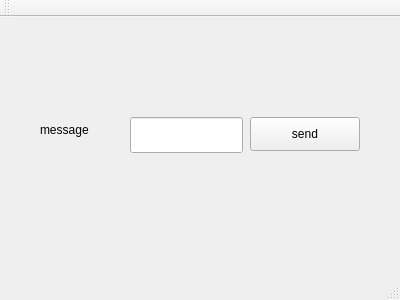
<?xml version="1.0" encoding="UTF-8"?>
<ui version="4.0">
 <class>MainWindow</class>
 <widget class="QMainWindow" name="MainWindow">
  <property name="geometry">
   <rect>
    <x>0</x>
    <y>0</y>
    <width>400</width>
    <height>300</height>
   </rect>
  </property>
  <property name="windowTitle">
   <string>MainWindow</string>
  </property>
  <widget class="QWidget" name="centralWidget">
   <widget class="QLabel" name="label">
    <property name="geometry">
     <rect>
      <x>40</x>
      <y>100</y>
      <width>77</width>
      <height>26</height>
     </rect>
    </property>
    <property name="text">
     <string>message</string>
    </property>
   </widget>
   <widget class="QPushButton" name="send">
    <property name="geometry">
     <rect>
      <x>250</x>
      <y>100</y>
      <width>110</width>
      <height>34</height>
     </rect>
    </property>
    <property name="text">
     <string>send</string>
    </property>
   </widget>
   <widget class="QLineEdit" name="lineEdit">
    <property name="geometry">
     <rect>
      <x>130</x>
      <y>100</y>
      <width>113</width>
      <height>36</height>
     </rect>
    </property>
   </widget>
  </widget>
  <widget class="QMenuBar" name="menuBar">
   <property name="geometry">
    <rect>
     <x>0</x>
     <y>0</y>
     <width>400</width>
     <height>34</height>
    </rect>
   </property>
  </widget>
  <widget class="QToolBar" name="mainToolBar">
   <attribute name="toolBarArea">
    <enum>TopToolBarArea</enum>
   </attribute>
   <attribute name="toolBarBreak">
    <bool>false</bool>
   </attribute>
  </widget>
  <widget class="QStatusBar" name="statusBar"/>
 </widget>
 <layoutdefault spacing="6" margin="11"/>
 <resources/>
 <connections/>
</ui>
